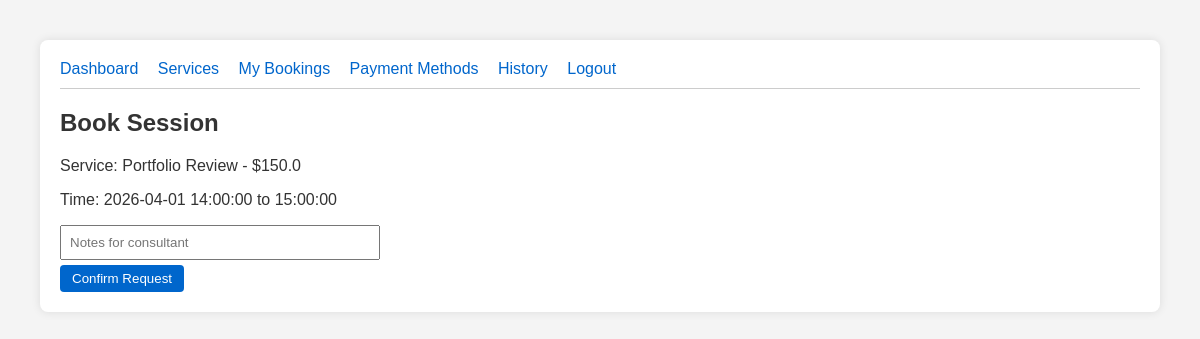
The app's page /client/book/2 (signed in) with its own data.
### Backend/models.py (models this page shows)
class Service(db.Model):
    id = db.Column(db.Integer, primary_key=True)
    name = db.Column(db.String(100), nullable=False)
    description = db.Column(db.Text)
    duration_minutes = db.Column(db.Integer, nullable=False)
    base_price = db.Column(db.Float, nullable=False)
    consultant_id = db.Column(db.Integer, db.ForeignKey('user.id'), nullable=False)

class Availability(db.Model):
    id = db.Column(db.Integer, primary_key=True)
    consultant_id = db.Column(db.Integer, db.ForeignKey('user.id'), nullable=False)
    date = db.Column(db.Date, nullable=False)
    start_time = db.Column(db.Time, nullable=False)
    end_time = db.Column(db.Time, nullable=False)
    is_booked = db.Column(db.Boolean, default=False)

### Backend/routes/client.py (the view)
    def wrap(*args, **kwargs):
        if 'user_id' not in session or session.get('role') != 'client':
            return redirect(url_for('auth.login'))
        return f(*args, **kwargs)

### Backend/routes/client.py (called while the page is built, shortened)
def client_required(f):
    def wrap(*args, **kwargs):
        if 'user_id' not in session or session.get('role') != 'client':
            return redirect(url_for('auth.login'))
        return f(*args, **kwargs)
    wrap.__name__ = f.__name__
    return wrap

@client_bp.route('/book/<int:availability_id>', methods=['GET', 'POST'])
@client_required
def book(availability_id):
    avail = Availability.query.get_or_404(availability_id)
    service = Service.query.filter_by(consultant_id=avail.consultant_id).first()
    return render_template('client/book.html', avail=avail, service=service)

### Frontend/templates/client/book.html
{% extends 'base.html' %}
{% block content %}
<h2>Book Session</h2>
<p>Service: {{ service.name }} - ${{ service.base_price }}</p>
<p>Time: {{ avail.date }} {{ avail.start_time }} to {{ avail.end_time }}</p>
<form method="POST">
    <input type="text" name="notes" placeholder="Notes for consultant">
    <button type="submit">Confirm Request</button>
</form>
{% endblock %}

### Frontend/templates/base.html (style rules this page uses)
body { font-family: sans-serif; margin: 40px; background: #f4f4f4; color: #333; }
button { padding: 6px 12px; cursor: pointer; background: #0066cc; color: white; border: none; border-radius: 4px; }
form { margin-top: 10px; }
input, select { padding: 8px; margin: 5px 0; width: 100%; max-width: 300px; display: block; }

### records on screen
Service: name "Portfolio Review", base_price "150.0"
Availability: date "2026-04-01", start_time "14:00:00", end_time "15:00:00"
